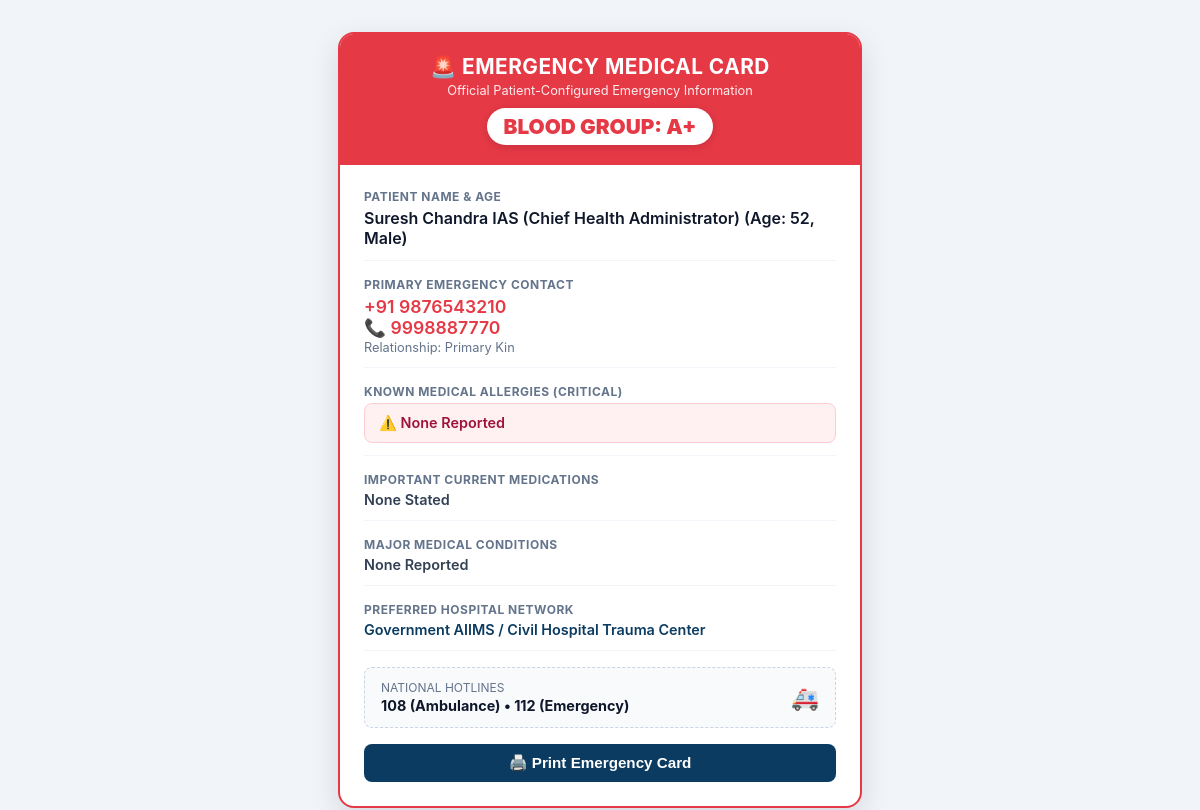
The app's page /emergency-card/3/ with its own data.
### core/models.py (models this page shows, shortened)
class User(AbstractUser):
    ROLE_CHOICES = (
        ('PATIENT', 'Patient'),
        ('DOCTOR', 'Doctor'),
        ('HOSPITAL', 'Hospital Admin'),
        ('ADMIN', 'Government Health Officer / National Admin'),
    )
    phone = models.CharField(max_length=15, unique=True, db_index=True)
    role = models.CharField(max_length=10, choices=ROLE_CHOICES, default='PATIENT')
    full_name = models.CharField(max_length=150, blank=True)
    aadhaar_number = models.CharField(max_length=12, blank=True, null=True, unique=True)
    is_aadhaar_verified = models.BooleanField(default=False)
    abha_id = models.CharField(max_length=20, blank=True, null=True, unique=True)
    gender = models.CharField(max_length=10, choices=(('Male', 'Male'), ('Female', 'Female'), ('Other', 'Other')), blank=True, default='Male')
    age = models.IntegerField(null=True, blank=True, default=32)
    blood_group = models.CharField(max_length=5, blank=True, default='B+')
    city = models.CharField(max_length=100, blank=True, default='New Delhi')
    state = models.CharField(max_length=100, blank=True, default='Delhi')
    address = models.TextField(blank=True, default='Sector 4, RK Puram')
    emergency_contact = models.CharField(max_length=15, blank=True, default='+91 9876543210')
    preferred_language = models.CharField(max_length=20, default='English')
    profile_photo_url = models.CharField(max_length=255, blank=True, default='/static/images/default_avatar.svg')
    USERNAME_FIELD = 'phone'
    REQUIRED_FIELDS = ['full_name']
    objects = CustomUserManager()
    def get_display_name(self):
        return self.full_name or self.phone or 'Citizen'

### patients/views.py (the view)
# urls.py: path('emergency-card/<str:patient_identifier>/', views.view_emergency_card, name='view_emergency_card'),
def view_emergency_card(request, patient_identifier):
    patient = None
    if str(patient_identifier).isdigit():
        if len(str(patient_identifier)) <= 6:
            patient = User.objects.filter(id=int(patient_identifier)).first()
        if not patient:
            patient = User.objects.filter(phone=str(patient_identifier)).first()
        if not patient:
            patient = User.objects.filter(aadhaar_number=str(patient_identifier)).first()
    if not patient:
        patient = get_object_or_404(User, phone=patient_identifier)
    profile = getattr(patient, 'emergency_profile', None)
    record_audit_log(request, None, 'EMERGENCY_RESPONDER', 'SYSTEM_SECURITY', 'EmergencyProfile', str(patient.id), 'SUCCESS', f'Quick Emergency Card viewed for patient {patient.get_display_name()}')
    return render(request, 'dashboard/emergency_card.html', {
        'patient': patient,
        'profile': profile,
    })

### core/audit_utils.py (called while the page is built)
def get_client_ip(request):
    if not request:
        return '127.0.0.1'
    x_forwarded_for = request.META.get('HTTP_X_FORWARDED_FOR')
    if x_forwarded_for:
        ip = x_forwarded_for.split(',')[0].strip()
    else:
        ip = request.META.get('REMOTE_ADDR', '127.0.0.1')
    return ip or '127.0.0.1'

### templates/dashboard/emergency_card.html (shortened to what this page needs)
<!DOCTYPE html>
<html lang="en">
<head>
</head>
<body>
  <div class="card-container">
    <div class="header">
      <h1>🚨 EMERGENCY MEDICAL CARD</h1>
      <p>Official Patient-Configured Emergency Information</p>
      <div class="blood-badge">BLOOD GROUP: {{ profile.blood_group|default:patient.blood_group|default:"B+" }}</div>
    </div>
    <div class="body">
      <div class="section">
        <div class="label">Patient Name & Age</div>
        <div class="value">{{ patient.get_display_name }} (Age: {{ patient.age|default:"32" }}, {{ patient.gender|default:"Male" }})</div>
      </div>
      <div class="section">
        <div class="label">Primary Emergency Contact</div>
        <div class="value" style="color: #e63946; font-size: 1.1rem;">
          {{ profile.contact_name|default:patient.emergency_contact|default:"Family Contact" }}
          <br>
          <a href="tel:{{ profile.phone_number|default:patient.phone }}" style="color: #e63946; text-decoration: none;">📞 {{ profile.phone_number|default:patient.phone }}</a>
        </div>
        <div style="font-size: 0.8rem; color: #64748b; margin-top: 2px;">Relationship: {{ profile.relationship|default:"Primary Kin" }}</div>
      </div>
      <div class="section">
        <div class="label">Known Medical Allergies (Critical)</div>
        <div class="alert-box">
          ⚠️ {{ profile.known_allergies|default:"None Reported" }}
        </div>
      </div>
      <div class="section">
        <div class="label">Important Current Medications</div>
        <div class="value" style="font-size: 0.9rem; color: #334155;">
          {{ profile.important_current_meds|default:"None Stated" }}
        </div>
      </div>
      <div class="section">
        <div class="label">Major Medical Conditions</div>
        <div class="value" style="font-size: 0.9rem; color: #334155;">
          {{ profile.major_medical_conditions|default:"None Reported" }}
        </div>
      </div>
      <div class="section">
        <div class="label">Preferred Hospital Network</div>
        <div class="value" style="font-size: 0.9rem; color: #0b3b60;">
          {{ profile.preferred_hospital|default:"Government AIIMS / Civil Hospital Trauma Center" }}
        </div>
      </div>
      <div class="hotlines">
        <div>
          <div style="font-size: 0.75rem; color: #64748b; text-transform: uppercase;">National Hotlines</div>
          <strong style="color: #0f172a; font-size: 0.9rem;">108 (Ambulance) • 112 (Emergency)</strong>
        </div>
        <div style="font-size: 1.4rem;">🚑</div>
      </div>
      <button onclick="window.print()" class="print-btn">🖨️ Print Emergency Card</button>
    </div>
  </div>
</body>
</html>

### templates/dashboard/emergency_card.html (style rules this page uses)
body { font-family: 'Inter', -apple-system, BlinkMacSystemFont, 'Segoe UI', Roboto, sans-serif; background: #f1f5f9; margin: 0; padding: 20px; display: flex; justify-content: center; align-items: center; min-height: 100vh; }
.card-container { background: #fff; max-width: 520px; width: 100%; border-radius: 16px; overflow: hidden; box-shadow: 0 10px 30px rgba(0,0,0,0.12); border: 2px solid #e63946; }
.header { background: #e63946; color: #fff; padding: 20px; text-align: center; }
.header h1 { margin: 0; font-size: 1.3rem; letter-spacing: 0.5px; display: flex; align-items: center; justify-content: center; gap: 8px; }
.header p { margin: 4px 0 0 0; font-size: 0.8rem; opacity: 0.9; }
.blood-badge { background: #fff; color: #e63946; padding: 6px 16px; border-radius: 20px; font-size: 1.3rem; font-weight: 900; display: inline-block; margin-top: 10px; box-shadow: 0 2px 8px rgba(0,0,0,0.15); }
.body { padding: 24px; }
.section { margin-bottom: 16px; border-bottom: 1px solid #f1f5f9; padding-bottom: 12px; }
.label { font-size: 0.75rem; text-transform: uppercase; letter-spacing: 0.5px; color: #64748b; font-weight: 700; margin-bottom: 4px; }
.value { font-size: 1rem; color: #0f172a; font-weight: 600; }
.alert-box { background: #fff1f2; border: 1px solid #fecdd3; border-radius: 8px; padding: 10px 14px; color: #9f1239; font-weight: 600; font-size: 0.9rem; }
.hotlines { background: #f8fafc; border-radius: 8px; padding: 12px 16px; display: flex; justify-content: space-between; align-items: center; margin-top: 16px; border: 1px dashed #cbd5e1; }
.print-btn { background: #0b3b60; color: #fff; border: none; padding: 10px 20px; border-radius: 8px; font-weight: 600; cursor: pointer; width: 100%; margin-top: 16px; font-size: 0.95rem; }

### records on screen
User: blood_group "A+", get_display_name "Suresh Chandra IAS (Chief Health Administrator)", age "52", gender "Male", contact_name "+91 9876543210", phone_number "9998887770"

### other values on screen
{{ profile.relationship|default:"Primary Kin" }} "Primary Kin"
{{ profile.known_allergies|default:"None Reported" }} "None Reported"
{{ profile.important_current_meds|default:"None Stated" }} "None Stated"
{{ profile.major_medical_conditions|default:"None Reported" }} "None Reported"
